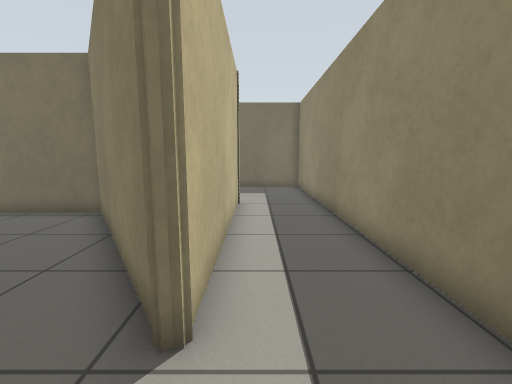
view 1 (above)

18 first-person views from a walk through a robot-simulator world made for Gazebo. The camera is 0.94 m above the floor, tilts 8° down and sees 90° across. The floor is counted in squares, 0.5 m on a side. Each view is taken from the middle of a square. On the plan, view 1 faces up. The plan holds only what a view shows up to about 15 squares ahead; the rest is blank.

view 2
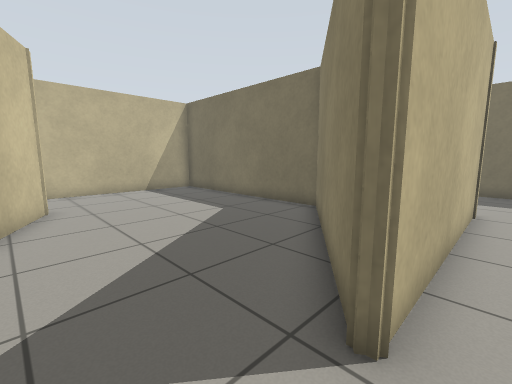

view 3
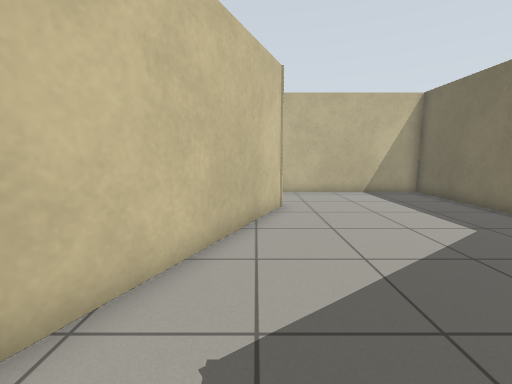

view 4
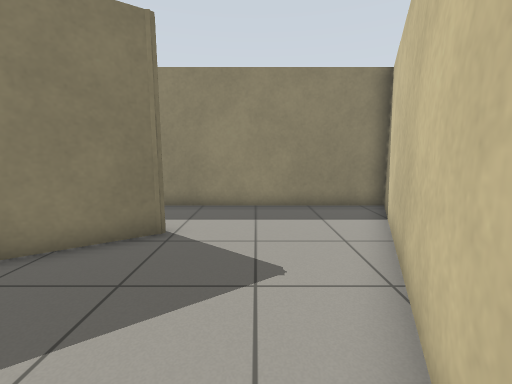

view 5
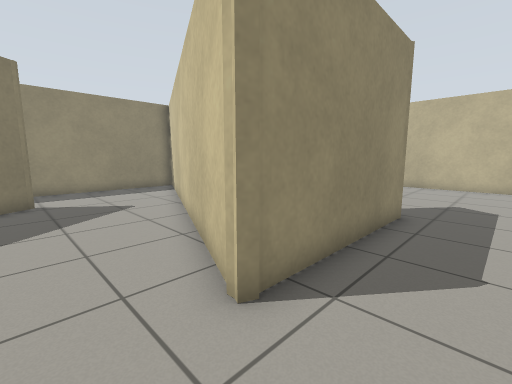

view 6
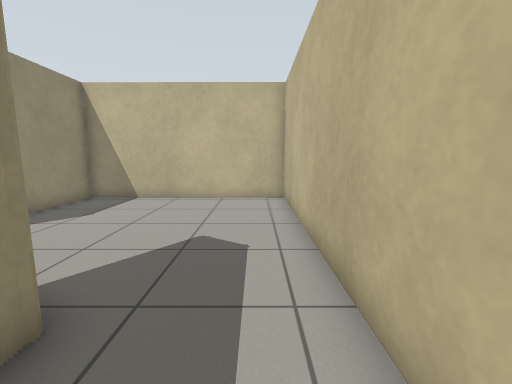

view 7
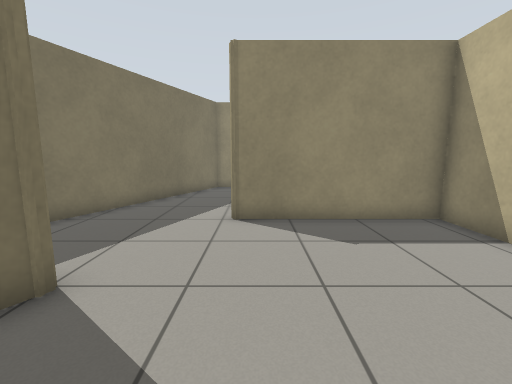

view 8
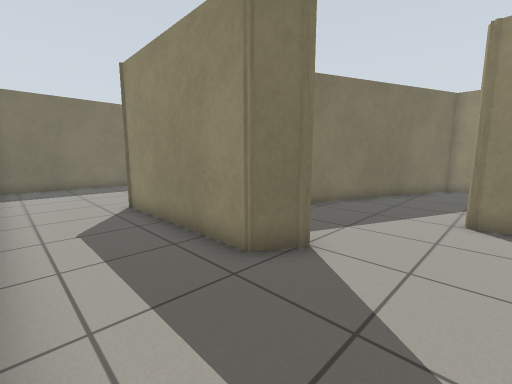

view 9
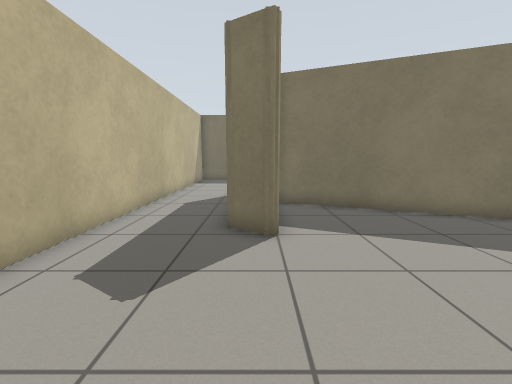

view 10
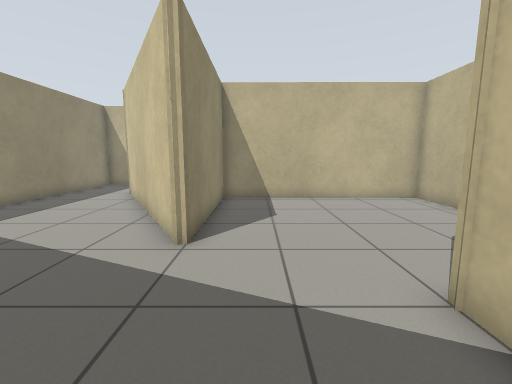

view 11
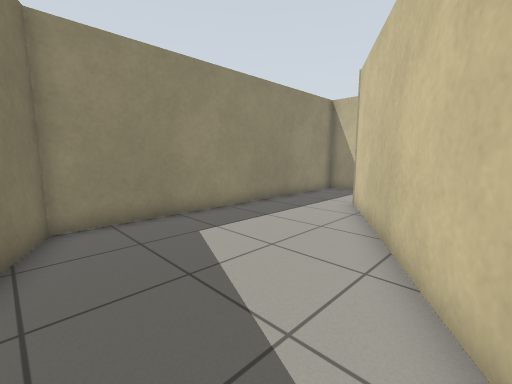

view 12
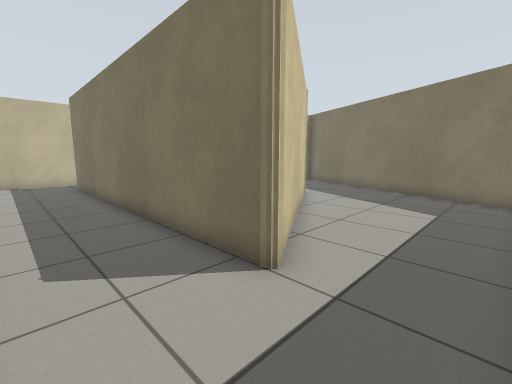

view 13
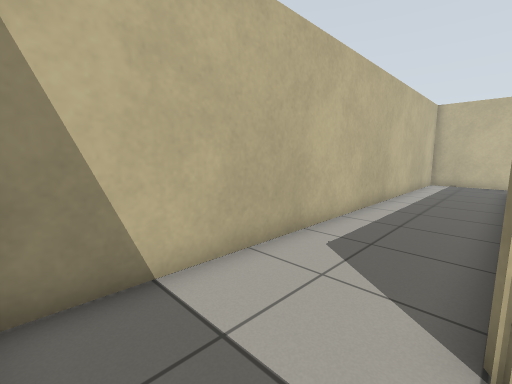

view 14
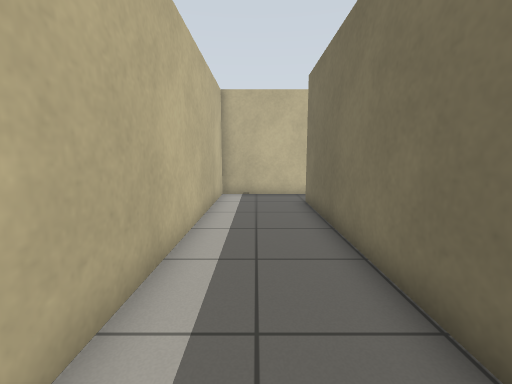

view 15
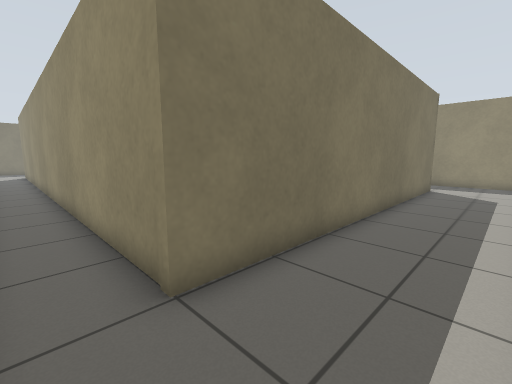

view 16
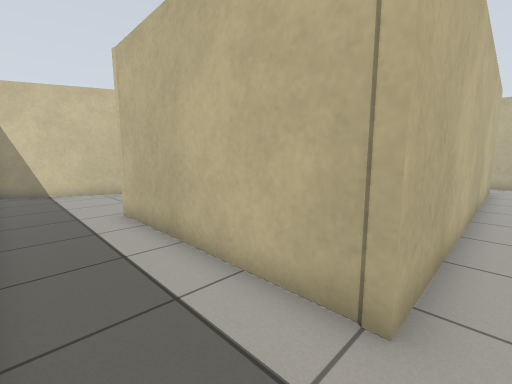

view 17
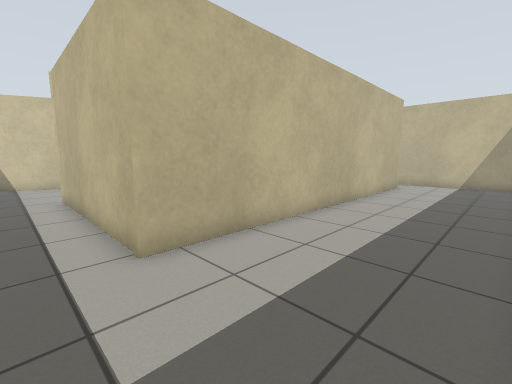

view 18
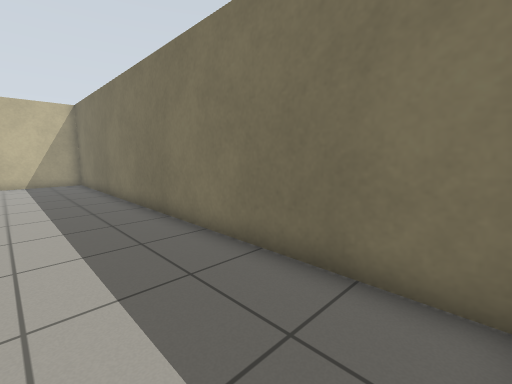

### Floor plan
Points are (right, up) in squares from view 1. A wall is a line through its corners. A room is listed if a view was taken in it or the views show most of it. See-through windows are left out.
Room 1 (views 1, 2, 3, 4, 5)
walls: (-10.7, 1) (2.6, -4.9) (2.6, 10.6); (-0.7, 10.3) (-0.7, 2.3) (-0.9, 2.3) (-5.1, 8.4) (-14.3, 8.4) (-14.3, 2.4)
ways out: opening at (-13, 1.7) to room 2; opening at (1, 11) to room 4
Room 2 (views 6, 7, 8, 9, 10, 11)
walls: (-9.6, -6.2) (-10.7, -5.5) (-10.7, 0.8); (-9.5, -5.3) (-9.5, -6); (-5.4, -8.3) (-5.4, -8.3) (-5.4, -8.3); (-3.4, -4.2) (-9.1, -1.7); (-14.3, 2.4) (-14.3, -14.5) (-5.5, -14.5) (-5.5, -8.3)
ways out: opening at (-13, 1.7) to room 1; opening at (-4.5, -6.5) to room 3
Room 3 (views 12, 13, 14, 15)
walls: (-5.3, -8.3) (-0.6, -15.9) (-0.8, -16) (-15.5, -15.9) (-15.5, 1.1); (-17.6, -15.5) (-17.6, -19.7) (2.6, -19.7) (2.6, -6.7) (-3.4, -4.2); (-17.6, 11.6) (-17.6, 10.1)
ways out: opening at (-4.5, -6.5) to room 2; opening at (-16.5, 11.5) to room 4
Room 4 (views 16, 17, 18)
walls: (-15.6, 10.3) (-0.7, 10.3); (2.2, 15.7) (-16.1, 15.7); (2.6, 10.6) (2.6, 15.1); (-17.6, 15.1) (-17.6, 11.6)
ways out: opening at (1, 11) to room 1; opening at (-16.5, 11.5) to room 3

Positions as (right, up) in squares from view 1, and headings:
1: (0, 0), facing up
2: (0, 0), facing up-left
3: (-1, 0), facing left
4: (-7, 0), facing right
5: (-13, 3), facing down-right
6: (-13, -3), facing down
7: (-13, -9), facing right
8: (-14, -9), facing up-right
9: (-10, -12), facing up
10: (-7, -3), facing down
11: (-5, -6), facing down-right
12: (2, -19), facing up-left
13: (2, -16), facing down-left
14: (-5, -18), facing left
15: (-17, -19), facing up-right
16: (2, 11), facing down-left
17: (1, 15), facing down-left
18: (2, 12), facing up-left
